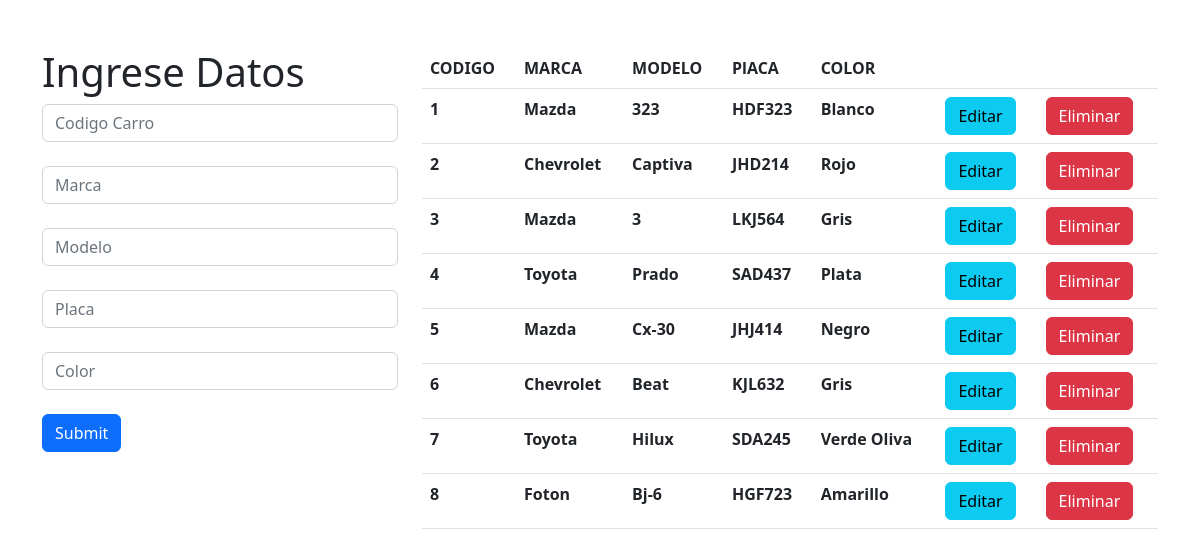
The page / on the database its author committed.
### tables this page shows
CREATE TABLE `carros` (
  `cod_carro` int(11) UNSIGNED NOT NULL,
  `Marca` varchar(25) NOT NULL,
  `Modelo` varchar(25) NOT NULL,
  `Placa` varchar(25) NOT NULL,
  `Color` varchar(25) NOT NULL
);

### index.php (the view, shortened to what this page needs)
<?php
$con = conectar();
$sql = "SELECT * FROM carros";
$query = mysqli_query($con, $sql);
?>
<!DOCTYPE html>
<html lang="en">
<head>
    <link href="https://cdn.jsdelivr.net/npm/bootstrap@5.2.3/dist/css/bootstrap.min.css" rel="stylesheet">
</head>
<body>
    <div class="container mt-5">
        <div class="row">
            <div class="col md-3">
                <h1>Ingrese Datos</h1>
                <form action="insert.php" method="POST">
                    <input type="text" class="form-control col-md-3" name="cod_carro " placeholder="Codigo Carro"><br>
                    <input type="text" class="form-control col-md-3" name="Marca" placeholder="Marca"><br>
                    <input type="text" class="form-control col-md-3" name="Modelo" placeholder="Modelo"><br>
                    <input type="text" class="form-control col-md-3" name="Placa" placeholder="Placa"><br>
                    <input type="text" class="form-control col-md-3" name="Color" placeholder="Color"><br>
                    <input type="submit" class="btn btn-primary">
                </form>
            </div>
            <div class="col-md-8">
                <table class="table">
                    <thead class="content">
                        <tr class="">
                            <th>CODIGO</th>
                            <th>MARCA</th>
                            <th>MODELO</th>
                            <th>PlACA</th>
                            <th>COLOR</th>
                            <th></th>
                            <th></th>
                        </tr>
                    <tbody>
                        <?php
                        while ($row = mysqli_fetch_array($query)){
                        ?>
                            <tr>
                                <th><?php echo $row["cod_carro"] ?></th>
                                <th><?php echo $row["Marca"] ?></th>
                                <th><?php echo $row["Modelo"] ?></th>
                                <th><?php echo $row["Placa"] ?></th>
                                <th><?php echo $row["Color"] ?></th>
                                <th><a href="Actualizar.php? id=<?php echo $row["cod_carro"]?>"class="btn btn-info">Editar</a></th>
                                <th><a href="Delete.php? id=<?php echo $row["cod_carro"]?>"class="btn btn-danger">Eliminar</a></th>
                            </tr>
                        <?php
                        }
                        ?>
                    </tbody>
                    </thead>
                </table>
            </div>
        </div>
    </div>
</body>
</html>

### rows shown on the page
carros: cod_carro "1", Marca "Mazda", Modelo "323", Placa "HDF323", Color "Blanco"
carros: cod_carro "2", Marca "Chevrolet", Modelo "Captiva", Placa "JHD214", Color "Rojo"
carros: cod_carro "3", Marca "Mazda", Modelo "3", Placa "LKJ564", Color "Gris"
carros: cod_carro "4", Marca "Toyota", Modelo "Prado", Placa "SAD437", Color "Plata"
carros: cod_carro "5", Marca "Mazda", Modelo "Cx-30", Placa "JHJ414", Color "Negro"
carros: cod_carro "6", Marca "Chevrolet", Modelo "Beat", Placa "KJL632", Color "Gris"
carros: cod_carro "7", Marca "Toyota", Modelo "Hilux", Placa "SDA245", Color "Verde Oliva"
carros: cod_carro "8", Marca "Foton", Modelo "Bj-6", Placa "HGF723", Color "Amarillo"
